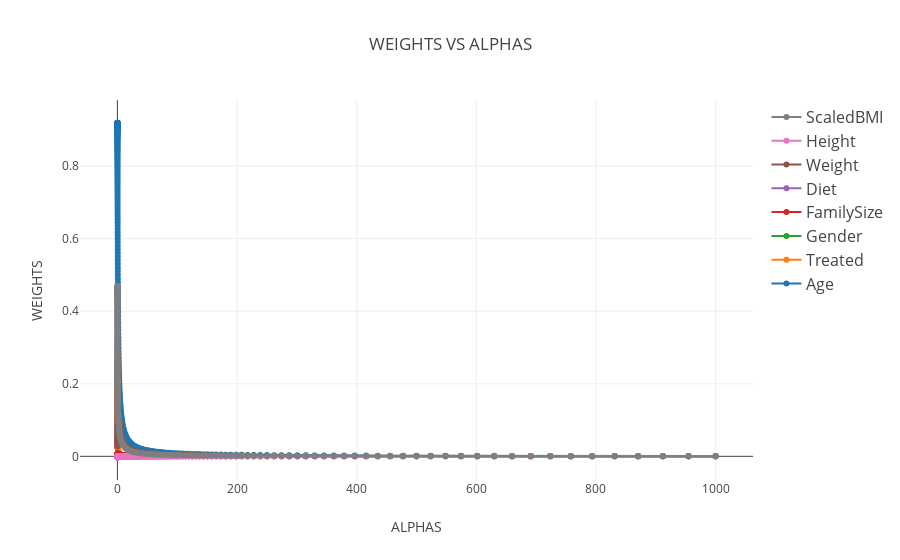

Notebook cell for this chart:
### Markdown cell above
## WEIGHT VS ALPHA ##

### Code cell
data = []
for i in column_name1:
    p = go.Scatter(x= df.alpha, y= df.loc[:,i].tolist(), mode='lines+markers', name=i, hoverinfo='name', line=dict(shape='linear'))
    data.append(p)        
layout = dict(
     title='WEIGHTS VS ALPHAS',
    xaxis=dict(
        title='ALPHAS'
    ),
    yaxis=dict(
        title='WEIGHTS'
    ),
    legend=dict(
        traceorder='reversed',
        font=dict(size=16)
    )
)
fig = dict(data=data, layout=layout)
plot.iplot(fig, filename='WEIGHTS_VS_ALPHAS_SYSTOLICBP')

### Figure 1 — Plotly figure (JSON) as saved in the notebook; plotly's stock layout.template omitted (floating-point values rounded to 4 significant figures; data arrays with more than 128 entries replaced by an {"elided": "..."} marker saying what was removed)
{"data": [{"hoverinfo": "name", "line": {"shape": "linear"}, "mode": "lines+markers", "name": "Age", "type": "scatter", "x": {"elided": "300 float values"}, "y": {"elided": "300 float values"}}, {"hoverinfo": "name", "line": {"shape": "linear"}, "mode": "lines+markers", "name": "Treated", "type": "scatter", "x": {"elided": "300 float values"}, "y": {"elided": "300 float values"}}, {"hoverinfo": "name", "line": {"shape": "linear"}, "mode": "lines+markers", "name": "Gender", "type": "scatter", "x": {"elided": "300 float values"}, "y": {"elided": "300 float values"}}, {"hoverinfo": "name", "line": {"shape": "linear"}, "mode": "lines+markers", "name": "FamilySize", "type": "scatter", "x": {"elided": "300 float values"}, "y": {"elided": "300 float values"}}, {"hoverinfo": "name", "line": {"shape": "linear"}, "mode": "lines+markers", "name": "Diet", "type": "scatter", "x": {"elided": "300 float values"}, "y": {"elided": "300 float values"}}, {"hoverinfo": "name", "line": {"shape": "linear"}, "mode": "lines+markers", "name": "Weight", "type": "scatter", "x": {"elided": "300 float values"}, "y": {"elided": "300 float values"}}, {"hoverinfo": "name", "line": {"shape": "linear"}, "mode": "lines+markers", "name": "Height", "type": "scatter", "x": {"elided": "300 float values"}, "y": {"elided": "300 float values"}}, {"hoverinfo": "name", "line": {"shape": "linear"}, "mode": "lines+markers", "name": "ScaledBMI", "type": "scatter", "x": {"elided": "300 float values"}, "y": {"elided": "300 float values"}}], "layout": {"legend": {"font": {"size": 16}, "traceorder": "reversed"}, "title": "WEIGHTS VS ALPHAS", "xaxis": {"title": "ALPHAS"}, "yaxis": {"title": "WEIGHTS"}}}
